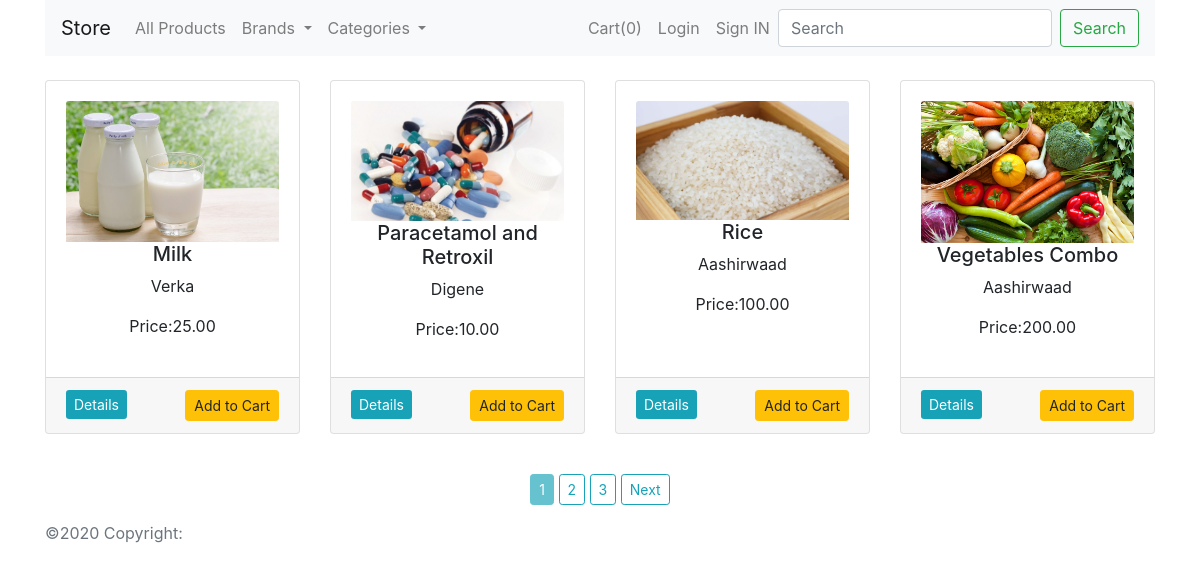
The page / on the database its author committed.
### shop/products/models.py (models this page shows, shortened)
class Product(db.Model):
    id = db.Column(db.Integer, primary_key=True)
    name = db.Column(db.String(80), nullable=False)
    price = db.Column(db.Numeric(10, 2), nullable=False)
    stock = db.Column(db.Integer, nullable=False)
    desc = db.Column(db.Text, nullable=False)
    pub_date = db.Column(db.DateTime, nullable=False, default=datetime.now())
    brand_id = db.Column(db.Integer, db.ForeignKey('brand.id', ondelete="CASCADE"), nullable=False)
    brand = db.relationship('Brand', backref=db.backref('brand', lazy=True))
    category_id = db.Column(db.Integer, db.ForeignKey('category.id', ondelete="CASCADE"), nullable=False)
    category = db.relationship('Category', backref=db.backref('category', lazy=True))
    image_1 = db.Column(db.String(256), nullable=False, default='image1.jpg')

class Brand(db.Model):
    id = db.Column(db.Integer, primary_key=True)
    name = db.Column(db.String(64), nullable=False, unique=True)

### shop/products/routes.py (the view)
@app.route('/')
def home():
    page = request.args.get('page', 1, type=int)
    products = Product.query.filter(Product.stock > 0).paginate(page=page, per_page=4)
    return render_template('products/index.html', title="Store Home", products=products,
                           brands=get_entities_with_products('brand'),
                           categories=get_entities_with_products('category'))

### shop/products/routes.py (called while the page is built)
def get_entities_with_products(entity_type):
    if entity_type == 'brand':
        entities = Brand.query.join(Product, (Brand.id == Product.brand_id)).all()
    elif entity_type == 'category':
        entities = Category.query.join(Product, (Category.id == Product.category_id)).all()
    else:
        raise ValueError("Invalid entity_type. It should be 'brand' or 'category'.")
    return entities

### shop/templates/products/index.html (shortened to what this page needs)
{% extends 'layout.html' %}
{% block body_block %}
    {% include 'navbar.html' %}
    <div class="container">
        <div class="row mt-2">
            {% if brand %}
                {% for b in brand.items %}
                    <div class="col-lg-3 col-md-4 col-sm-6 d-flex align-items-stretch">
                        <div class="card mt-2">
                            <div class="card-body">
                                <img src="{{ url_for('static', filename='images/'+b.image_1) }}"
                                     alt="{{ b.name }}" class="card-img-top">
                                <h5 class="text-center">{{ b.name }}</h5>
                                <p class="text-center">Price:{{ b.price }}</p>
                            </div>
                            <div class="card-footer">
                                <a href="{{ url_for('product_details', product_id=b.id) }}"
                                   class="float-left btn-sm btn-info">Details</a>
                                <form action="{{ url_for('add_cart') }}" method="post">
                                    <input type="hidden" name="product_id" value="{{ b.id }}">
                                    <button type="submit" class="float-right btn btn-sm btn-warning">Add to Cart
                                    </button>
                                    <input type="hidden" name="quantity" id='' value="1" min="1" max="{{ b.stock }}">
                                </form>
                            </div>
                        </div>
                    </div>
                {% endfor %}
                </div>
                <div class="row text-center">
                    <div class="col text-center mt-4">
                        {% if brand.has_prev %}
                            <a href="{{ url_for('get_entity', entity='brand', entity_id=get_b.id, page=brand.prev_num) }}"
                               class="btn btn-outline-info btn-sm"> Previous</a>
                        {% endif %}
                        {% for page_num in brand.iter_pages(left_edge=1, right_edge=2, left_current=1, right_current=2) %}
                            {% if page_num %}
                                {% if brand.page == page_num %}
                                    <a href="{{ url_for('get_entity', entity='brand', entity_id=get_b.id, page=page_num) }}"
                                       class="btn btn-info btn-sm disabled"> {{ page_num }}</a>
                                {% else %}
                                    <a href="{{ url_for('get_entity', entity='brand', entity_id=get_b.id, page=page_num) }}"
                                       class="btn btn-outline-info btn-sm"> {{ page_num }}</a>
                                {% endif %}
                            {% else %}
                                ...
                            {% endif %}
                        {% endfor %}
                        {% if brand.has_next %}
                            <a href="{{ url_for('get_entity', entity='brand', entity_id=get_b.id, page=brand.next_num) }}"
                               class="btn btn-outline-info btn-sm">Next</a>
                        {% endif %}
                    </div>
                </div>
                <div class="row mt-2">
                    {% else %}
                    {% for product in products.items %}
                        <div class="col-lg-3 col-md-4 col-sm-6 d-flex align-items-stretch">
                            <div class="card mt-3 mb-3">
                                <div class="card-body">
                                    <img src="{{ url_for('static', filename='images/'+product.image_1) }}"
                                         alt="{{ product.name }}" class="card-img-top">
                                    <h5 class="text-center">{{ product.name }}</h5>
                                    <p class="text-center">{{ product.brand.name }}</p>
                                    <p class="text-center">Price:{{ product.price }}</p>
                                </div>
                                <div class="card-footer">
                                    <a href="{{ url_for('product_details', product_id=product.id) }}"
                                       class="float-left btn-sm btn-info">Details</a>
                                    <form action="{{ url_for('add_cart') }}" method="post">
                                        <button type="submit" class="float-right btn btn-sm btn-warning">Add to Cart
                                        </button>
                                    </form>
                                </div>
                            </div>
                        </div>
                    {% endfor %}
                </div>
                <div class="row text-center">
                    <div class="col text-center mt-4">
                        {% for page_num in products.iter_pages(left_edge=1, right_edge=2, left_current=1, right_current=2) %}
                            {% if page_num %}
                                {% if products.page == page_num %}
                                    <a href="{{ url_for('home', page=page_num) }}"
                                       class="btn btn-info btn-sm disabled"> {{ page_num }}</a>
                                {% else %}
                                    <a href="{{ url_for('home', page=page_num) }}"
                                       class="btn btn-outline-info btn-sm"> {{ page_num }}</a>
                                {% endif %}
                            {% else %}
                                ...
                            {% endif %}
                        {% endfor %}
                        {% if products.has_next %}
                            <a href="{{ url_for('home', page=products.next_num) }}" class="btn btn-outline-info btn-sm">Next</a>
                        {% endif %}
                    </div>
                </div>
            {% endif %}
    </div>
{% endblock body_block %}

### shop/templates/layout.html (shortened to what this page needs)
<!doctype html>
<html lang="en">
<head>
    <link rel="stylesheet" href="https://stackpath.bootstrapcdn.com/bootstrap/4.4.1/css/bootstrap.min.css"
>
</head>
<body>
{% block body_block %}
{% endblock body_block %}
<footer class="footer mt-auto py-3">
    <div class="container">
        <span class="text-muted">&copy;2020 Copyright: <a href="/"></a></span>
    </div>
</footer>
</body>
</html>

### shop/templates/navbar.html (shortened to what this page needs)
<div class="container">
    <nav class="navbar navbar-expand-lg navbar-light bg-light">
        <a class="navbar-brand" href="/">Store</a>
        <div class="collapse navbar-collapse" id="navbarSupportedContent">
            <ul class="navbar-nav mr-auto">
                <li class="nav-item">
                    <a class="nav-link" href="/">All Products</a>
                </li>
                <li class="nav-item dropdown">
                    <a class="nav-link dropdown-toggle" href="#" id="navbarDropdown" role="button"
                       data-toggle="dropdown" aria-haspopup="true" aria-expanded="false">
                        Brands
                    </a>
                </li>
                <li class="nav-item dropdown">
                    <a class="nav-link dropdown-toggle" href="#" id="navbarDropdown" role="button"
                       data-toggle="dropdown" aria-haspopup="true" aria-expanded="false">
                        Categories
                    </a>
                </li>
            </ul>
            <ul class="navbar-nav ml-auto">
                <li class="nav-item">
                    <a class="nav-link" href="{{ url_for('get_cart') }}">Cart({{ session['shop_cart']|length }})</a>
                </li>
                {% if current_user.is_authenticated %}
                    <li class="nav-item">
                        <a class='nav-link' href="{{ url_for('logout', user_type=session['user_type']) }}">Logout</a>
                    </li>
                    <li class="nav-item">
                        <a class='nav-link disabled'>{{ current_user.username }}</a>
                    </li>
                {% else %}
                    <li class="nav-item">
                        <a class='nav-link' href="{{ url_for('login', user_type='customer') }}">Login</a>
                    </li>
                    <li class="nav-item">
                        <a class='nav-link' href="{{ url_for('register', user_type='customer') }}">Sign IN</a>
                    </li>
                {% endif %}
            </ul>
            <form class="form-inline my-2 my-lg-0">
                <input class="form-control mr-sm-2" type="search" placeholder="Search" aria-label="Search">
                <button class="btn btn-outline-success my-2 my-sm-0" type="submit">Search</button>
            </form>
        </div>
    </nav>
</div>

### rows shown on the page
Product: image_1 (picture), name "Milk", brand.name "Verka", price "25.00"
Product: image_1 (picture), name "Paracetamol and Retroxil", brand.name "Digene", price "10.00"
Product: image_1 (picture), name "Rice", brand.name "Aashirwaad", price "100.00"
Product: image_1 (picture), name "Vegetables Combo", brand.name "Aashirwaad", price "200.00"

### other values the page prints
{{ session['shop_cart']|length }} "0"
{{ page_num }} "1"
{{ page_num }} "2" "3"
